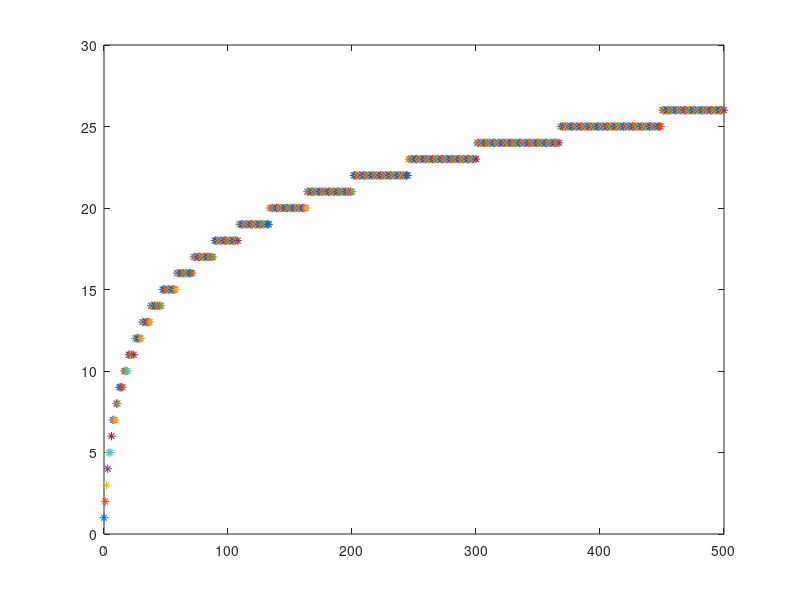

Here is the MATLAB script that generated this plot:
close all;
w=0.5;

figure;
for wave=0:1:500;


%w=0.5*(1+floor(25*log(0.05*wave+1)));
w=1*floor(5*log(0.4*wave+1.3));
plot(wave,w,'*');hold on;
end
